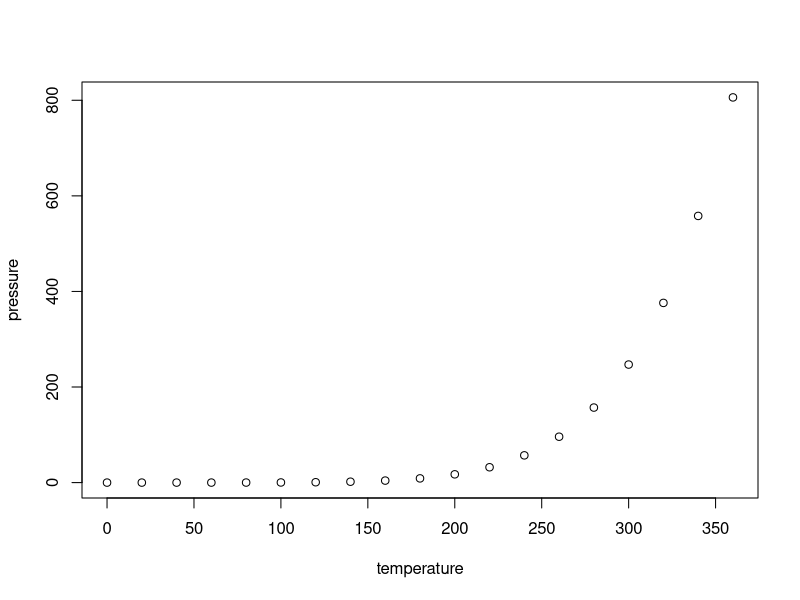
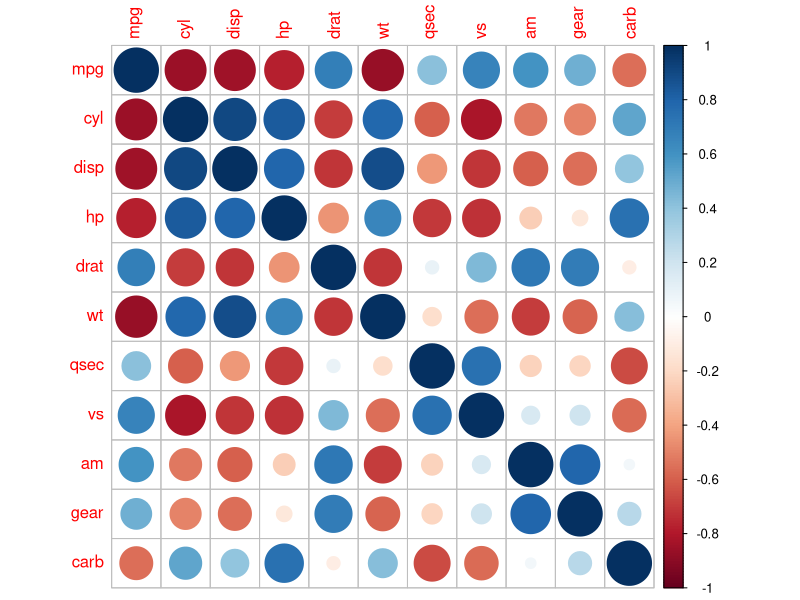
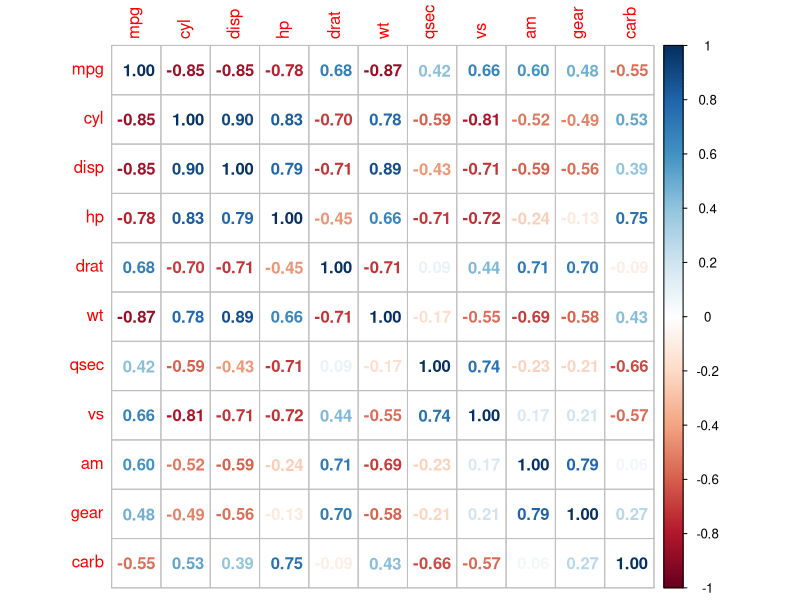

R code for these plots, in order:
## ---- chunk 1
knitr::opts_chunk$set(echo = TRUE)
## ---- chunk 2
summary(cars)
## ---- chunk 3
plot(pressure)
## ---- chunk 4

head(mtcars)

## ---- chunk 5
car_cor = cor(mtcars) 
## ---- chunk 6
round(car_cor, 2)
## ---- chunk 7
library(corrplot)
## ---- chunk 8
corrplot(car_cor)
## ---- chunk 9
corrplot(car_cor, method = "number")
